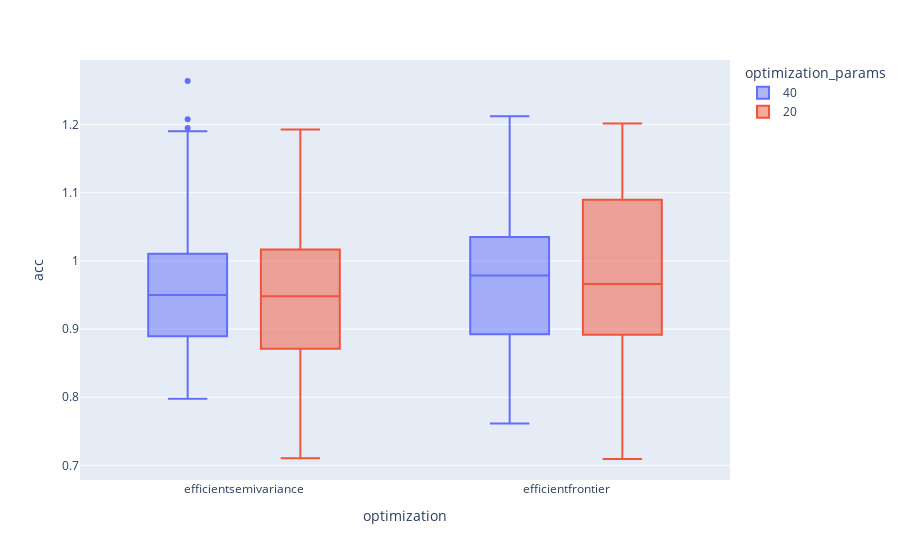

This figure's notebook cell:
### Code cell
xp.box( df, x = "optimization", y = "acc", color = "optimization_params" ).show()

### Figure 1 — Plotly figure (JSON) as saved in the notebook; plotly's stock layout.template omitted (floating-point values rounded to 4 significant figures)
{"data": [{"alignmentgroup": "True", "hovertemplate": "optimization_params=40<br>optimization=%{x}<br>acc=%{y}<extra></extra>", "legendgroup": "40", "marker": {"color": "#636efa"}, "name": "40", "notched": false, "offsetgroup": "40", "orientation": "v", "showlegend": true, "type": "box", "x": ["efficientsemivariance", "efficientfrontier", "efficientfrontier", "efficientsemivariance", "efficientsemivariance", "efficientfrontier", "efficientfrontier", "efficientsemivariance", "efficientfrontier", "efficientsemivariance", "efficientfrontier", "efficientsemivariance", "efficientsemivariance", "efficientfrontier", "efficientfrontier", "efficientsemivariance", "efficientfrontier", "efficientsemivariance", "efficientfrontier", "efficientsemivariance", "efficientsemivariance", "efficientfrontier", "efficientfrontier", "efficientsemivariance", "efficientfrontier", "efficientsemivariance", "efficientfrontier", "efficientsemivariance", "efficientsemivariance", "efficientfrontier", "efficientsemivariance", "efficientfrontier", "efficientfrontier", "efficientsemivariance", "efficientsemivariance", "efficientfrontier", "efficientsemivariance", "efficientfrontier", "efficientsemivariance", "efficientfrontier", "efficientfrontier", "efficientsemivariance", "efficientsemivariance", "efficientfrontier", "efficientsemivariance", "efficientfrontier", "efficientsemivariance", "efficientfrontier", "efficientfrontier", "efficientsemivariance", "efficientfrontier", "efficientsemivariance", "efficientsemivariance", "efficientfrontier", "efficientsemivariance", "efficientfrontier", "efficientsemivariance", "efficientfrontier", "efficientsemivariance", "efficientfrontier", "efficientsemivariance", "efficientfrontier", "efficientsemivariance", "efficientfrontier", "efficientsemivariance", "efficientfrontier", "efficientsemivariance", "efficientfrontier", "efficientsemivariance", "efficientfrontier", "efficientsemivariance", "efficientfrontier"], "x0": " ", "xaxis": "x", "y": [1.011, 0.9911, 0.9544, 0.9255, 1.01, 0.9986, 0.9137, 0.7977, 1.044, 0.966, 1.019, 0.9956, 0.8952, 0.8377, 0.9151, 0.8245, 0.9404, 0.8803, 1.087, 1.067, 0.9014, 0.8934, 1.007, 0.9184, 0.9944, 0.9754, 1.109, 1.002, 1.264, 1.212, 0.8843, 0.8687, 0.9659, 0.9513, 0.8123, 0.7616, 0.8826, 0.8376, 1.208, 1.124, 0.9952, 0.9487, 1.038, 1.03, 0.9886, 0.9534, 0.8951, 0.8914, 1.041, 0.9247, 0.9964, 0.9436, 0.7994, 0.7888, 0.861, 0.8165, 0.9837, 0.9644, 0.9661, 0.9541, 0.8544, 0.7676, 1.19, 1.04, 0.9288, 0.862, 1.195, 1.096, 1.092, 1.073, 1.017, 1.005], "y0": " ", "yaxis": "y"}, {"alignmentgroup": "True", "hovertemplate": "optimization_params=20<br>optimization=%{x}<br>acc=%{y}<extra></extra>", "legendgroup": "20", "marker": {"color": "#EF553B"}, "name": "20", "notched": false, "offsetgroup": "20", "orientation": "v", "showlegend": true, "type": "box", "x": ["efficientsemivariance", "efficientfrontier", "efficientfrontier", "efficientsemivariance", "efficientfrontier", "efficientsemivariance", "efficientfrontier", "efficientsemivariance", "efficientsemivariance", "efficientfrontier", "efficientfrontier", "efficientsemivariance", "efficientsemivariance", "efficientfrontier", "efficientfrontier", "efficientsemivariance", "efficientfrontier", "efficientsemivariance", "efficientfrontier", "efficientsemivariance", "efficientsemivariance", "efficientfrontier", "efficientfrontier", "efficientsemivariance", "efficientfrontier", "efficientsemivariance", "efficientfrontier", "efficientsemivariance", "efficientfrontier", "efficientsemivariance", "efficientfrontier", "efficientsemivariance", "efficientfrontier", "efficientsemivariance", "efficientfrontier", "efficientsemivariance", "efficientsemivariance", "efficientfrontier", "efficientfrontier", "efficientsemivariance", "efficientfrontier", "efficientsemivariance", "efficientfrontier", "efficientsemivariance", "efficientsemivariance", "efficientfrontier", "efficientfrontier", "efficientsemivariance", "efficientfrontier", "efficientsemivariance", "efficientfrontier", "efficientsemivariance", "efficientsemivariance", "efficientfrontier", "efficientsemivariance", "efficientfrontier", "efficientsemivariance", "efficientfrontier", "efficientfrontier", "efficientsemivariance", "efficientsemivariance", "efficientfrontier", "efficientsemivariance", "efficientfrontier", "efficientsemivariance", "efficientfrontier", "efficientsemivariance", "efficientfrontier", "efficientfrontier", "efficientsemivariance", "efficientfrontier", "efficientsemivariance"], "x0": " ", "xaxis": "x", "y": [1.002, 0.9448, 1.025, 0.993, 1.022, 0.9947, 0.9443, 0.9355, 1.135, 1.124, 1.082, 1.062, 0.9368, 0.8479, 0.9289, 0.8426, 0.9417, 0.8645, 1.099, 1.035, 0.9468, 0.8966, 0.9532, 0.9495, 1.006, 0.9537, 1.023, 0.8768, 1.202, 1.116, 0.9593, 0.8778, 1.122, 0.8826, 0.8097, 0.7103, 0.8883, 0.8548, 1.198, 1.193, 1.047, 0.9933, 1.098, 1.031, 0.9542, 0.9215, 0.8619, 0.7767, 1.099, 0.9586, 0.9753, 0.941, 0.8106, 0.7781, 0.8656, 0.8007, 0.9611, 0.8869, 0.9088, 0.8607, 0.8022, 0.7094, 1.125, 1.009, 0.8332, 0.8282, 1.131, 1.097, 1.118, 1.054, 0.973, 0.9247], "y0": " ", "yaxis": "y"}], "layout": {"boxmode": "group", "legend": {"title": {"text": "optimization_params"}, "tracegroupgap": 0}, "margin": {"t": 60}, "xaxis": {"anchor": "y", "domain": [0, 1], "title": {"text": "optimization"}}, "yaxis": {"anchor": "x", "domain": [0, 1], "title": {"text": "acc"}}}}
